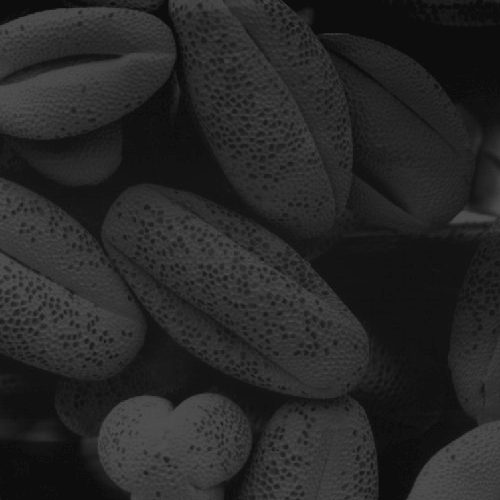
#> input picture utils/shells.tif, 500 x 500 px
$ jupyter execute task5.ipynb
#> lines starting #> are read from the running program, lines starting #| are printed output that depends on the picture
#> further down, image is the input picture: shape (500, 500, 3); min 13, max 83, mean 38.7
[cell 1]
import cv2
import numpy as np
import matplotlib.pyplot as plt

# Function to perform histogram equalization
def histogram_equalization(image):
    # Convert image to grayscale
    gray_image = cv2.cvtColor(image, cv2.COLOR_BGR2GRAY)

    # Get image dimensions
    h, w = gray_image.shape
#> h = 500; w = 500

    # Calculate the histogram
    hist, bins = np.histogram(gray_image.flatten(), 256, [0, 256])
#> hist = 256 values, max 17718 at index 13, min 0 at index 0, mean 976.6; bins = 257 values from 0 to 256

    # Calculate cumulative distribution function (CDF)
    cdf = hist.cumsum()
#> cdf = 256 values from 0 to 250000

    # Normalize the CDF
    cdf_normalized = cdf * hist.max() / cdf.max()
#> cdf_normalized = 256 values from 0 to 17718

    # Apply histogram equalization
    cdf_m = np.ma.masked_equal(cdf, 0)  # Mask zeros to avoid division by zero
    cdf_m = (cdf_m - cdf_m.min()) * 255 / (cdf_m.max() - cdf_m.min())  # Normalize the cdf
    cdf = np.ma.filled(cdf_m, 0).astype('uint8')  # Fill masked values with 0
#> cdf = 256 values from 0 to 255

    # Use the CDF to map the old pixel values to the new values
    equalized_image = cdf[gray_image]
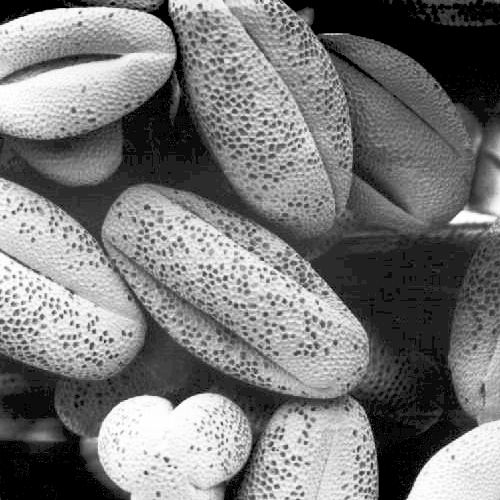
#> equalized_image: shape (500, 500); min 0, max 255, mean 120.9

    return gray_image, equalized_image, hist, cdf_normalized

# Load the image (replace 'image_path' with the correct path to your image)
image = cv2.imread('utils/shells.tif')

# Perform histogram equalization
gray_image, equalized_image, hist, cdf_normalized = histogram_equalization(image)
#> cdf_normalized = 256 values from 0 to 17718

# Plot the original and equalized images
fig, ax = plt.subplots(2, 2, figsize=(12, 10))

# Display the original image and histogram
ax[0, 0].imshow(gray_image, cmap='gray')
ax[0, 0].set_title("Original Image")
ax[0, 0].axis('off')

ax[1, 0].hist(gray_image.flatten(), 256, [0, 256], color='blue')
ax[1, 0].set_title("Original Histogram")
ax[1, 0].set_xlim([0, 256])

# Display the equalized image and histogram
ax[0, 1].imshow(equalized_image, cmap='gray')
ax[0, 1].set_title("Equalized Image")
ax[0, 1].axis('off')

ax[1, 1].hist(equalized_image.flatten(), 256, [0, 256], color='red')
ax[1, 1].set_title("Equalized Histogram")
ax[1, 1].set_xlim([0, 256])

plt.tight_layout()
plt.show()
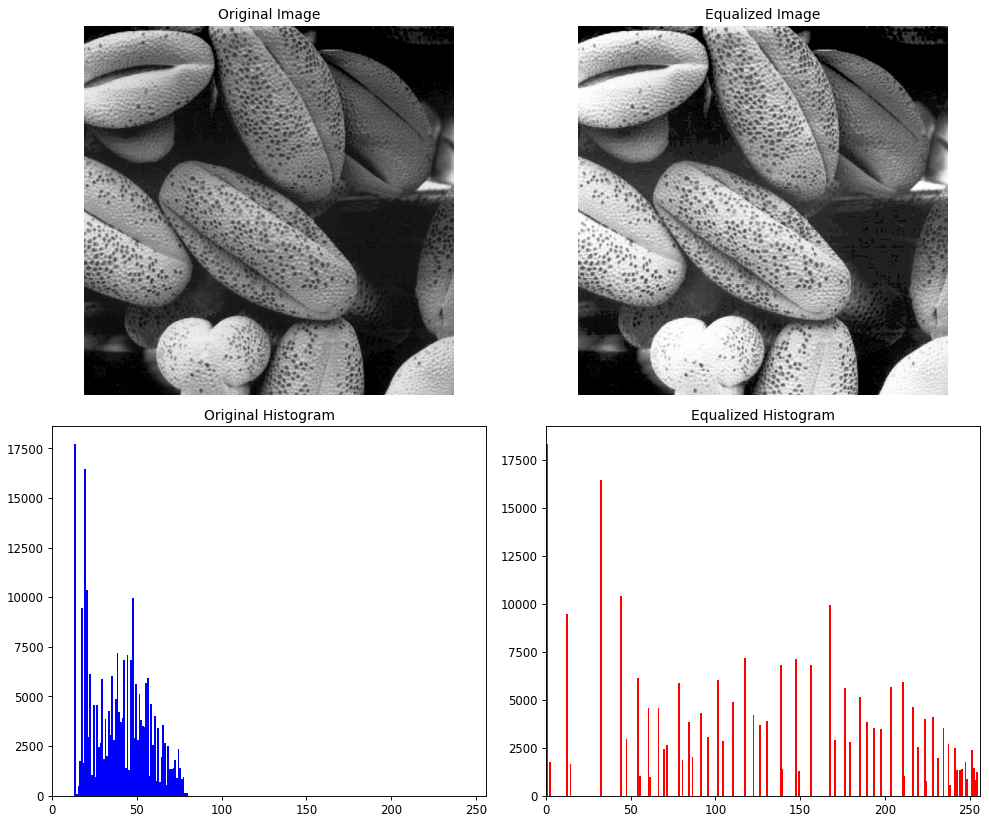
#> figure drawn by matplotlib, 4 panels; panel 3: tallest bar 17718 high, from x = 13 to 14; panel 4: tallest bar 18320 high, from x = 0 to 1
